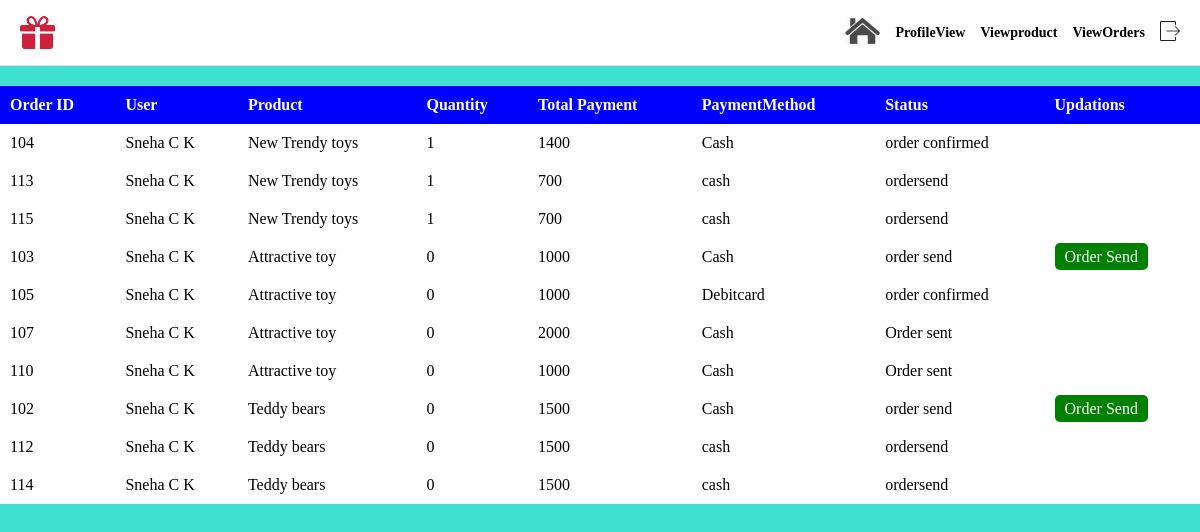
/allorders (signed in), run on the app's committed database.
### app/models.py (models this page shows, shortened)
class Order(models.Model):
    user_id=models.ForeignKey(User,on_delete=models.CASCADE)
    product_id=models.ForeignKey(Product,on_delete=models.CASCADE,null=True,blank=True)
    payment=models.IntegerField()
    paymentmethod=models.CharField(max_length=100)
    status=models.CharField(null=True,blank=True,max_length=100)

class User(models.Model):
    user_id=models.ForeignKey(CustomUser,on_delete=models.CASCADE)
    name=models.CharField(max_length=100)
    image=models.FileField(upload_to='media')
    address=models.CharField(max_length=100)
    email=models.CharField(max_length=100)
    phone=models.IntegerField()

class Product(models.Model):
    product_id=models.ForeignKey(Company,on_delete=models.CASCADE)
    name=models.CharField(max_length=100)
    image=models.FileField(upload_to='media')
    description=models.CharField(max_length=100)
    price=models.IntegerField()
    category=models.CharField(null=True,blank=True,max_length=100)
    product_quantity=models.IntegerField(null=True,blank=True)
    color = models.ManyToManyField(Color)
    size = models.ManyToManyField(Size)

### app/views.py (the view)
# urls.py: path('allorders',views.allorders,name='allorders'),
def allorders(request):
    data=CustomUser.objects.get(id=request.user.id)
    compani=Company.objects.get(company_id=data)
    order=Order.objects.filter(product_id__product_id=compani)
    return render(request,'allorders.html',{'orders':order})

### templates/allorders.html (shortened to what this page needs)
{% extends 'companyhome.html' %}
{% block content %}
</head>
<body style="background-color: turquoise;">
    <table>
        <tr>
            <th>Order ID</th>
            <th>User</th>
            <th>Product</th>
            <th>Quantity</th>
            <th>Total Payment</th>
            <th>PaymentMethod</th>
            <th>Status</th>
            <th>Updations</th>
        </tr>
        {% for i in orders %}
        <tr>
            <td>{{ i.id }}</td>
            <td>{{ i.user_id.name }}</td>
            <td>{{ i.product_id.name }}</td>
            <td>{{ i.product_id.product_quantity }}</td>
            <td>{{ i.payment }}</td>
            <td>{{ i.paymentmethod }}</td>
            <td>{{i.status}}</td>
            <td>
                {% if i.status == 'order send' %}
                    <a href="{% url 'confirmorder' id=i.id %}">Order Send</a>
                {% elif i.status == 'orderconfirmed' %}
                    <p>Order Confirmed</p>
                {% endif %}
            </td>
        </tr>
        {% endfor %}
    </table>
{% endblock %}

### templates/companyhome.html (style rules this page uses)
* { margin: 0; padding: 0; box-sizing: border-box; }
body { background-color: rgb(226, 222, 222); }

### templates/allorders.html (style rules this page uses)
* { margin: 0; padding: 0; box-sizing: border-box; }
table { width: 100%; border-collapse: collapse; margin: 20px 0; background-color: white; }
th, td { text-align: left; padding: 10px; }
th { background-color: blue; color: white; font-weight: bold; }
td a { text-decoration: none; color: white; padding: 5px 10px; border-radius: 5px; background-color: green; }

### data on the page
Order: id "104", user_id.name "Sneha C K", product_id.name "New Trendy toys", product_id.product_quantity "1", payment "1400", paymentmethod "Cash", status "order confirmed"
Order: id "113", user_id.name "Sneha C K", product_id.name "New Trendy toys", product_id.product_quantity "1", payment "700", paymentmethod "cash", status "ordersend"
Order: id "115", user_id.name "Sneha C K", product_id.name "New Trendy toys", product_id.product_quantity "1", payment "700", paymentmethod "cash", status "ordersend"
Order: id "103", user_id.name "Sneha C K", product_id.name "Attractive toy", product_id.product_quantity "0", payment "1000", paymentmethod "Cash", status "order send", shows "Order Send"
Order: id "105", user_id.name "Sneha C K", product_id.name "Attractive toy", product_id.product_quantity "0", payment "1000", paymentmethod "Debitcard", status "order confirmed"
Order: id "107", user_id.name "Sneha C K", product_id.name "Attractive toy", product_id.product_quantity "0", payment "2000", paymentmethod "Cash", status "Order sent"
Order: id "110", user_id.name "Sneha C K", product_id.name "Attractive toy", product_id.product_quantity "0", payment "1000", paymentmethod "Cash", status "Order sent"
Order: id "102", user_id.name "Sneha C K", product_id.name "Teddy bears", product_id.product_quantity "0", payment "1500", paymentmethod "Cash", status "order send", shows "Order Send"
Order: id "112", user_id.name "Sneha C K", product_id.name "Teddy bears", product_id.product_quantity "0", payment "1500", paymentmethod "cash", status "ordersend"
Order: id "114", user_id.name "Sneha C K", product_id.name "Teddy bears", product_id.product_quantity "0", payment "1500", paymentmethod "cash", status "ordersend"
